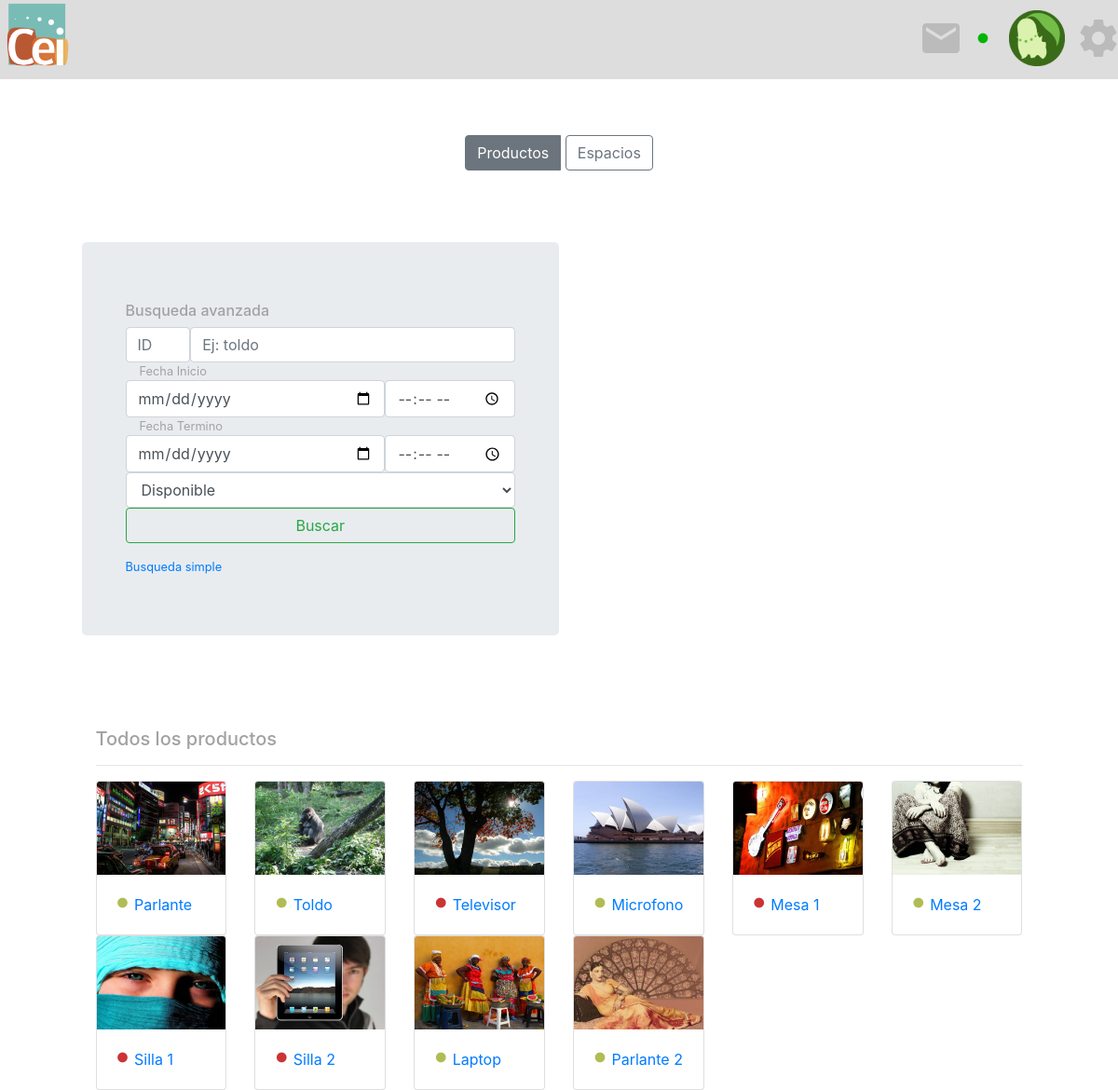
Screenshot of /productos/busqueda_avanzada with the database file from the repository.
### Inventario/models.py (models this page shows, shortened)
class Productos(models.Model):
    title       = models.CharField(max_length=200)
    description = models.TextField()
    image       = models.ImageField(upload_to='img/photos/', default='img/photos/default.png')
    status      = models.IntegerField(default=1, choices=((1, 'Disponible'),(0, 'En Prestamo'),(2, 'En Reparacion'),(3, 'Perdido')))

### Inventario/views.py (the view, shortened to what this page needs)
# urls.py: path('productos/busqueda_avanzada',views.busqueda_avanzada, name='busqueda_avanzada'),
def busqueda_avanzada(request):
    products = Productos.objects.all()[:10]
    context = {
        'products': products,
    }
    return render(request, 'busqueda_avanzada.html', context)

### Inventario/templates/busqueda_avanzada.html (shortened to what this page needs)
{% load static %}
{% load staticfiles %}
<html>
  <head>
    <link rel="stylesheet" href="https://maxcdn.bootstrapcdn.com/bootstrap/4.0.0/css/bootstrap.min.css">
    <link rel="stylesheet" type="text/css" href="{% static 'css/landing_page_usuarios.css' %}">
  </head>
  {%include 'header.html'%}
  <body>
    <div class="row">
      <div class="col-sm-1 form-inline"></div>
      <div class="col-sm-10">
      <div id="cambio_busqueda" class="container" style="align-content: center;">
        <div class="btn-group" style="margin-top: 50px;text-align: center; width: inherit; display: inline-block">
          <div type="button" class="btn btn-outline-secondary active">Productos</div>
          <a href="/grilla_espacios/0"><div type="button" class="btn btn-outline-secondary">Espacios</div></a>
        </div>
      </div>
        <div class="row" style="height: 7%"></div>
        <div class="row">
          <div class="col-lg-6 col-md-6 col-sm-12">
            <div class="row jumbotron">
              <h6 class="col-sm-12" style="color:#A2A2A2;">Busqueda avanzada</h6>
              <form class="form-inline col-sm-12" method="POST" action="/productos/busqueda_avanzada">{% csrf_token%}
                <input class="form-control col-lg-2 col-sm-4" type="number" placeholder="ID" name="id" aria-label="Search">
                <input class="form-control col-lg-10 col-sm-8" type="text" placeholder="Ej: toldo" name="busqueda" aria-label="Search">
                <small class="col-sm-12" style="color:#A2A2A2;">Fecha Inicio</small>
                <input type="date" name="din" max="3000-12-31" min="1000-01-01" class="form-control col-lg-8 col-md-12 col-sm-8">
                <input type="time" name="tin" max="23:59" min="00:00" class="form-control col-lg-4 col-md-12 col-sm-4">
                <small class="col-sm-12" style="color:#A2A2A2;">Fecha Termino</small>
                <input type="date" name="dout" max="3000-12-31" min="1000-01-01" class="form-control col-lg-8 col-md-12 col-sm-8">
                <input type="time" name="tout" max="23:59" min="00:00" class="form-control col-lg-4 col-md-12 col-sm-4">
                <select class="form-control col-sm-12" name="estado">
                  <option>Disponible</option>
                </select>
                <button class="btn btn-outline-success col-sm-12 my-sm-0" type="submit">Buscar</button>
              </form>
              <div class="col-sm-12"><small><a href="/productos/">Busqueda simple</a></small></div>
            </div>
          </div>
          <div class="col-lg-6 col-md-6 col-sm-12">
          </div>
        </div>
        <div class="row" style="height: 7%"></div>
        <h5 style="color:#A2A2A2;">Todos los productos</h5>
        <hr>
        <div class="form-inline row">
          {% for product in products%}
            <div class="col-lg-2 col-md-3 col-sm-4 col-6">
              <div class="card" >
                <img class="card-img-top" src="{{ product.image.url }}" height="100px">
                <div class="card-body">
                    <h8 class="card-title"><i class="material-icons" id = "circulo_disponibilidad" {% if product.status == 1 %} style="color:#B1BC54; font-size:1rem;" {% else %} style="color:#CB3434; font-size:1rem;" {% endif %}>fiber_manual_record</i>
                      <a href="/productos/{{product.id}}">{{product.title}}{{i}}</a>
                    </h8>
                </div>
              </div>
            </div>
          {% endfor %}
        </div>
      </div>
      <div class="col-sm-1 form-inline"></div>
    </div>
    <div class="row" style="height: 7%"></div>
  </body>
</html>

### Inventario/static/css/landing_page_usuarios.css (style rules this page uses)
div.container { text-align: center; padding: 10px 20px; }

### rows the page displays
Productos: image (picture), status 1 (drawn), title "Parlante"
Productos: image (picture), status 1 (drawn), title "Toldo"
Productos: image (picture), title "Televisor"
Productos: image (picture), status 1 (drawn), title "Microfono"
Productos: image (picture), title "Mesa 1"
Productos: image (picture), status 1 (drawn), title "Mesa 2"
Productos: image (picture), title "Silla 1"
Productos: image (picture), title "Silla 2"
Productos: image (picture), status 1 (drawn), title "Laptop"
Productos: image (picture), status 1 (drawn), title "Parlante 2"
